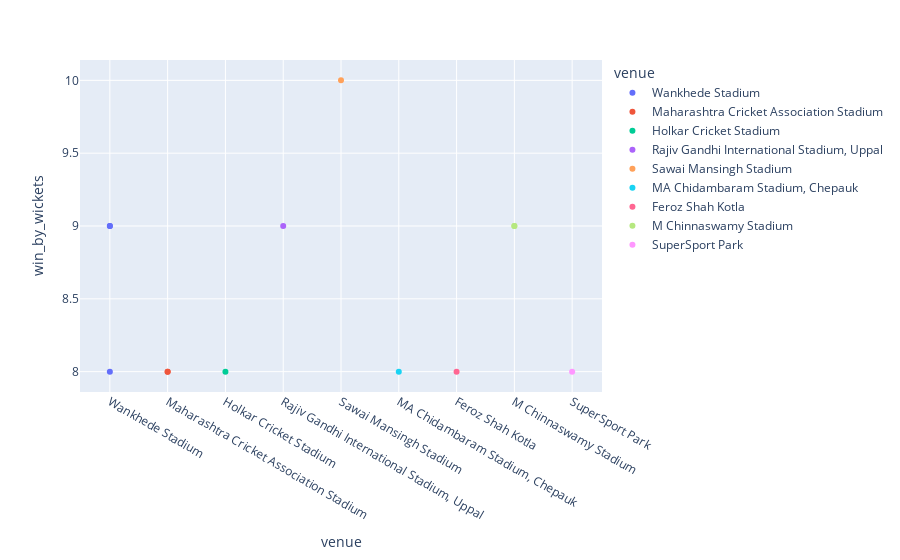

The notebook cell saved with this chart:
### Code cell
px.scatter(data_frame= winbywckt, x="venue", y="win_by_wickets", color= "venue")

### Figure 1 — Plotly figure (JSON) as saved in the notebook; plotly's stock layout.template omitted (floating-point values rounded to 4 significant figures)
{"data": [{"hovertemplate": "venue=%{x}<br>win_by_wickets=%{y}<extra></extra>", "legendgroup": "Wankhede Stadium", "marker": {"color": "#636efa", "symbol": "circle"}, "mode": "markers", "name": "Wankhede Stadium", "orientation": "v", "showlegend": true, "type": "scatter", "x": ["Wankhede Stadium", "Wankhede Stadium", "Wankhede Stadium"], "xaxis": "x", "y": [9, 8, 9], "yaxis": "y"}, {"hovertemplate": "venue=%{x}<br>win_by_wickets=%{y}<extra></extra>", "legendgroup": "Maharashtra Cricket Association Stadium", "marker": {"color": "#EF553B", "symbol": "circle"}, "mode": "markers", "name": "Maharashtra Cricket Association Stadium", "orientation": "v", "showlegend": true, "type": "scatter", "x": ["Maharashtra Cricket Association Stadium", "Maharashtra Cricket Association Stadium"], "xaxis": "x", "y": [8, 8], "yaxis": "y"}, {"hovertemplate": "venue=%{x}<br>win_by_wickets=%{y}<extra></extra>", "legendgroup": "Holkar Cricket Stadium", "marker": {"color": "#00cc96", "symbol": "circle"}, "mode": "markers", "name": "Holkar Cricket Stadium", "orientation": "v", "showlegend": true, "type": "scatter", "x": ["Holkar Cricket Stadium"], "xaxis": "x", "y": [8], "yaxis": "y"}, {"hovertemplate": "venue=%{x}<br>win_by_wickets=%{y}<extra></extra>", "legendgroup": "Rajiv Gandhi International Stadium, Uppal", "marker": {"color": "#ab63fa", "symbol": "circle"}, "mode": "markers", "name": "Rajiv Gandhi International Stadium, Uppal", "orientation": "v", "showlegend": true, "type": "scatter", "x": ["Rajiv Gandhi International Stadium, Uppal"], "xaxis": "x", "y": [9], "yaxis": "y"}, {"hovertemplate": "venue=%{x}<br>win_by_wickets=%{y}<extra></extra>", "legendgroup": "Sawai Mansingh Stadium", "marker": {"color": "#FFA15A", "symbol": "circle"}, "mode": "markers", "name": "Sawai Mansingh Stadium", "orientation": "v", "showlegend": true, "type": "scatter", "x": ["Sawai Mansingh Stadium"], "xaxis": "x", "y": [10], "yaxis": "y"}, {"hovertemplate": "venue=%{x}<br>win_by_wickets=%{y}<extra></extra>", "legendgroup": "MA Chidambaram Stadium, Chepauk", "marker": {"color": "#19d3f3", "symbol": "circle"}, "mode": "markers", "name": "MA Chidambaram Stadium, Chepauk", "orientation": "v", "showlegend": true, "type": "scatter", "x": ["MA Chidambaram Stadium, Chepauk"], "xaxis": "x", "y": [8], "yaxis": "y"}, {"hovertemplate": "venue=%{x}<br>win_by_wickets=%{y}<extra></extra>", "legendgroup": "Feroz Shah Kotla", "marker": {"color": "#FF6692", "symbol": "circle"}, "mode": "markers", "name": "Feroz Shah Kotla", "orientation": "v", "showlegend": true, "type": "scatter", "x": ["Feroz Shah Kotla"], "xaxis": "x", "y": [8], "yaxis": "y"}, {"hovertemplate": "venue=%{x}<br>win_by_wickets=%{y}<extra></extra>", "legendgroup": "M Chinnaswamy Stadium", "marker": {"color": "#B6E880", "symbol": "circle"}, "mode": "markers", "name": "M Chinnaswamy Stadium", "orientation": "v", "showlegend": true, "type": "scatter", "x": ["M Chinnaswamy Stadium", "M Chinnaswamy Stadium"], "xaxis": "x", "y": [9, 9], "yaxis": "y"}, {"hovertemplate": "venue=%{x}<br>win_by_wickets=%{y}<extra></extra>", "legendgroup": "SuperSport Park", "marker": {"color": "#FF97FF", "symbol": "circle"}, "mode": "markers", "name": "SuperSport Park", "orientation": "v", "showlegend": true, "type": "scatter", "x": ["SuperSport Park"], "xaxis": "x", "y": [8], "yaxis": "y"}], "layout": {"legend": {"title": {"text": "venue"}, "tracegroupgap": 0}, "margin": {"t": 60}, "xaxis": {"anchor": "y", "categoryarray": ["Wankhede Stadium", "Maharashtra Cricket Association Stadium", "Holkar Cricket Stadium", "Rajiv Gandhi International Stadium, Uppal", "Sawai Mansingh Stadium", "MA Chidambaram Stadium, Chepauk", "Feroz Shah Kotla", "M Chinnaswamy Stadium", "SuperSport Park"], "categoryorder": "array", "domain": [0, 1], "title": {"text": "venue"}}, "yaxis": {"anchor": "x", "domain": [0, 1], "title": {"text": "win_by_wickets"}}}}
